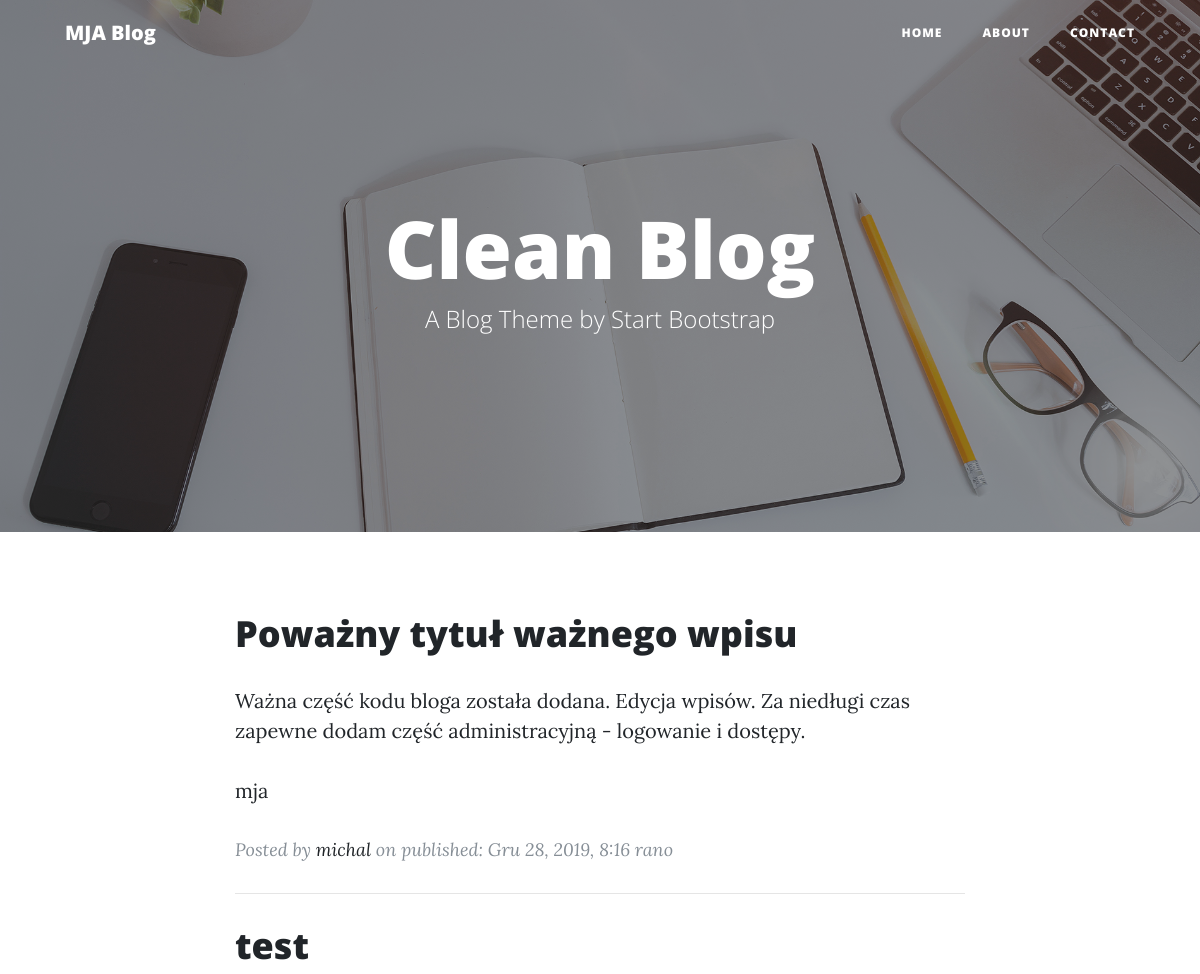
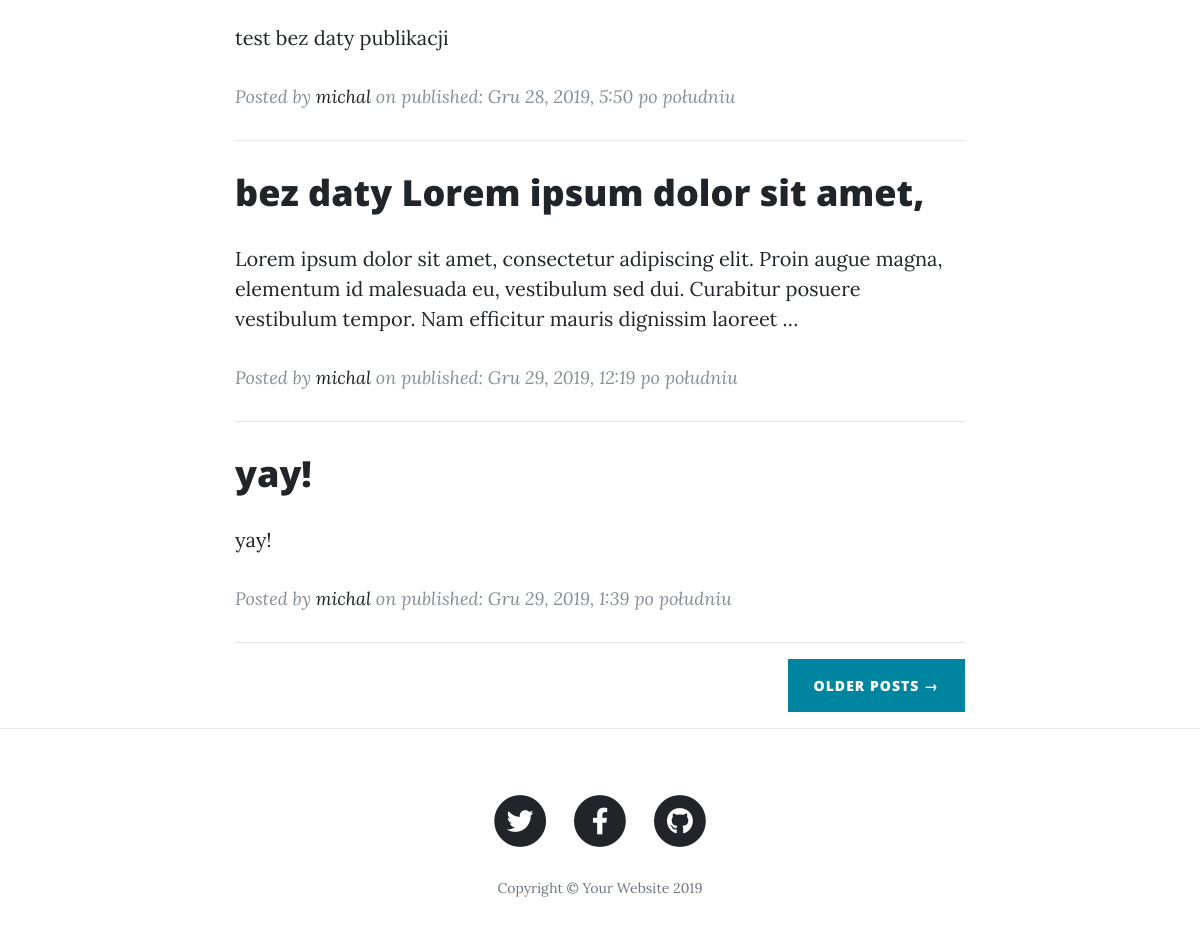
Screenshot of /portfolio/blog/ with the database file from the repository (2 pictures, top to bottom).
### blog/models.py (models this page shows, shortened)
class Post(models.Model):
    author = models.ForeignKey('auth.User', on_delete=models.CASCADE)
    title = models.CharField(max_length=200)
    text = models.TextField()
    created_date = models.DateTimeField(
            default=timezone.now)
    published_date = models.DateTimeField(
            blank=True, null=True)

### blog/views.py (the view)
# urls.py: path('', views.index, name='index'),
def index(request):
    posts = Post.objects.filter(published_date__lte=timezone.now()).order_by('published_date')
    return render(request, 'blog/index.html', {'posts': posts})

### blog/templates/blog/index.html (shortened to what this page needs)
{% load static %}
<!DOCTYPE html>
<html lang="en">
<head>
  <link href="{% static 'vendor/bootstrap/css/bootstrap.min.css' %}" rel="stylesheet">
  <link href="{% static 'vendor/fontawesome-free/css/all.min.css' %}" rel="stylesheet" type="text/css">
  <link href="{% static 'css/clean-blog.min.css' %}" rel="stylesheet">
</head>
<body>
  <nav class="navbar navbar-expand-lg navbar-light fixed-top" id="mainNav">
    <div class="container">
      <a class="navbar-brand" href="{% url 'index' %}">MJA Blog</a>
      <div class="collapse navbar-collapse" id="navbarResponsive">
        <ul class="navbar-nav ml-auto">
          <li class="nav-item">
            <a class="nav-link" href="#">Home</a>
          </li>
          <li class="nav-item">
            <a class="nav-link" href="{% url 'about' %}">About</a>
          </li>
          <li class="nav-item">
            <a class="nav-link" href="{% url 'contact' %}">Contact</a>
          </li>
        </ul>
      </div>
    </div>
  </nav>
  <header class="masthead" style="background-image: url({% static 'img/home-bg.jpg' %})">
    <div class="overlay"></div>
    <div class="container">
      <div class="row">
        <div class="col-lg-8 col-md-10 mx-auto">
          <div class="site-heading">
            <h1>Clean Blog</h1>
            <span class="subheading">A Blog Theme by Start Bootstrap</span>
          </div>
        </div>
      </div>
    </div>
  </header>
  <div class="container">
    <div class="row">
      <div class="col-lg-8 col-md-10 mx-auto">
        {% for post in posts %}
        <div class="post-preview">
          <a href="{% url 'post_detail' pk=post.pk %}">
            <h2 class="post-title">
              {{ post.title }}
            </h2>
                <p>{{ post.text|linebreaksbr|truncatechars:200 }}</p>
          </a>
          <p class="post-meta">Posted by
            <a href="#">{{ post.author }}</a>
            on published: {{ post.published_date }}</p>
        <hr>
        </div>
        {% endfor %}
        <div class="clearfix">
          <a class="btn btn-primary float-right" href="#">Older Posts &rarr;</a>
        </div>
      </div>
    </div>
  </div>
  <hr>
  <footer>
    <div class="container">
      <div class="row">
        <div class="col-lg-8 col-md-10 mx-auto">
          <ul class="list-inline text-center">
            <li class="list-inline-item">
              <a href="#">
                <span class="fa-stack fa-lg">
                  <i class="fas fa-circle fa-stack-2x"></i>
                  <i class="fab fa-twitter fa-stack-1x fa-inverse"></i>
                </span>
              </a>
            </li>
            <li class="list-inline-item">
              <a href="#">
                <span class="fa-stack fa-lg">
                  <i class="fas fa-circle fa-stack-2x"></i>
                  <i class="fab fa-facebook-f fa-stack-1x fa-inverse"></i>
                </span>
              </a>
            </li>
            <li class="list-inline-item">
              <a href="#">
                <span class="fa-stack fa-lg">
                  <i class="fas fa-circle fa-stack-2x"></i>
                  <i class="fab fa-github fa-stack-1x fa-inverse"></i>
                </span>
              </a>
            </li>
          </ul>
          <p class="copyright text-muted">Copyright &copy; Your Website 2019</p>
        </div>
      </div>
    </div>
  </footer>
</body>
</html>

### rows the page displays
Post: title "Poważny tytuł ważnego wpisu", text "Ważna część kodu bloga została dodana. Edycja wpisów. Za niedługi czas zapewne dodam część administracyjną - logowanie i dostępy. mja", author "michal", published_date "Gru 28, 2019, 8:16 rano"
Post: title "test", text "test bez daty publikacji", author "michal", published_date "Gru 28, 2019, 5:50 po południu"
Post: title "bez daty Lorem ipsum dolor sit amet,", text "Lorem ipsum dolor sit amet, consectetur adipiscing elit. Proin augue magna, elementum id malesuada eu, vestibulum sed dui. Curabitur posuere vestibulum tempor. Nam efficitur mauris dignissim laoreet …", author "michal", published_date "Gru 29, 2019, 12:19 po południu"
Post: title "yay!", text "yay!", author "michal", published_date "Gru 29, 2019, 1:39 po południu"
